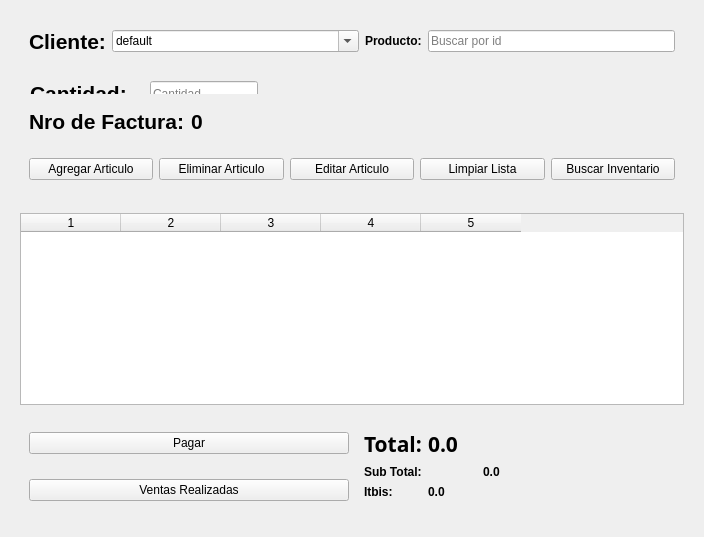
<?xml version="1.0" encoding="UTF-8"?>
<ui version="4.0">
 <class>main</class>
 <widget class="QWidget" name="main">
  <property name="geometry">
   <rect>
    <x>0</x>
    <y>0</y>
    <width>704</width>
    <height>537</height>
   </rect>
  </property>
  <property name="sizePolicy">
   <sizepolicy hsizetype="Expanding" vsizetype="Expanding">
    <horstretch>0</horstretch>
    <verstretch>0</verstretch>
   </sizepolicy>
  </property>
  <property name="contextMenuPolicy">
   <enum>Qt::ContextMenuPolicy::NoContextMenu</enum>
  </property>
  <property name="windowTitle">
   <string>Form</string>
  </property>
  <layout class="QGridLayout" name="gridLayout">
   <item row="1" column="0">
    <widget class="QFrame" name="bottom">
     <property name="enabled">
      <bool>true</bool>
     </property>
     <property name="sizePolicy">
      <sizepolicy hsizetype="Expanding" vsizetype="Preferred">
       <horstretch>0</horstretch>
       <verstretch>0</verstretch>
      </sizepolicy>
     </property>
     <property name="frameShape">
      <enum>QFrame::Shape::NoFrame</enum>
     </property>
     <property name="frameShadow">
      <enum>QFrame::Shadow::Sunken</enum>
     </property>
     <layout class="QGridLayout" name="gridLayout_5">
      <item row="4" column="0">
       <widget class="QFrame" name="pago_frame">
        <property name="frameShape">
         <enum>QFrame::Shape::NoFrame</enum>
        </property>
        <property name="frameShadow">
         <enum>QFrame::Shadow::Raised</enum>
        </property>
        <layout class="QGridLayout" name="gridLayout_3">
         <item row="1" column="0">
          <widget class="QPushButton" name="pushButton">
           <property name="sizePolicy">
            <sizepolicy hsizetype="Minimum" vsizetype="Fixed">
             <horstretch>0</horstretch>
             <verstretch>0</verstretch>
            </sizepolicy>
           </property>
           <property name="text">
            <string>Ventas Realizadas</string>
           </property>
          </widget>
         </item>
         <item row="0" column="0">
          <widget class="QPushButton" name="pagar_boton">
           <property name="sizePolicy">
            <sizepolicy hsizetype="Minimum" vsizetype="Fixed">
             <horstretch>0</horstretch>
             <verstretch>0</verstretch>
            </sizepolicy>
           </property>
           <property name="styleSheet">
            <string notr="true">font: 20pt &quot;Sans Serif&quot;;</string>
           </property>
           <property name="text">
            <string>Pagar</string>
           </property>
          </widget>
         </item>
         <item row="0" column="1" rowspan="2">
          <widget class="QFrame" name="totales">
           <property name="contextMenuPolicy">
            <enum>Qt::ContextMenuPolicy::NoContextMenu</enum>
           </property>
           <property name="frameShape">
            <enum>QFrame::Shape::NoFrame</enum>
           </property>
           <property name="frameShadow">
            <enum>QFrame::Shadow::Raised</enum>
           </property>
           <layout class="QGridLayout" name="gridLayout_4">
            <item row="2" column="0" colspan="2">
             <widget class="QLabel" name="sub_total_label">
              <property name="sizePolicy">
               <sizepolicy hsizetype="Fixed" vsizetype="Preferred">
                <horstretch>0</horstretch>
                <verstretch>0</verstretch>
               </sizepolicy>
              </property>
              <property name="contextMenuPolicy">
               <enum>Qt::ContextMenuPolicy::NoContextMenu</enum>
              </property>
              <property name="styleSheet">
               <string notr="true">font: 16pt &quot;Sans Serif&quot;;</string>
              </property>
              <property name="text">
               <string>&lt;html&gt;&lt;head/&gt;&lt;body&gt;&lt;p&gt;&lt;span style=&quot; font-weight:700;&quot;&gt;Sub Total:&lt;/span&gt;&lt;/p&gt;&lt;/body&gt;&lt;/html&gt;</string>
              </property>
             </widget>
            </item>
            <item row="0" column="1" colspan="5">
             <widget class="QLabel" name="total_nro">
              <property name="sizePolicy">
               <sizepolicy hsizetype="Fixed" vsizetype="Preferred">
                <horstretch>0</horstretch>
                <verstretch>0</verstretch>
               </sizepolicy>
              </property>
              <property name="font">
               <font>
                <family>Sans Serif</family>
                <pointsize>16</pointsize>
                <italic>false</italic>
                <bold>false</bold>
               </font>
              </property>
              <property name="styleSheet">
               <string notr="true">font: 16pt &quot;Sans Serif&quot;;</string>
              </property>
              <property name="text">
               <string>&lt;html&gt;&lt;head/&gt;&lt;body&gt;&lt;p&gt;&lt;span style=&quot; font-weight:700;&quot;&gt;0.0&lt;/span&gt;&lt;/p&gt;&lt;/body&gt;&lt;/html&gt;</string>
              </property>
              <property name="wordWrap">
               <bool>true</bool>
              </property>
             </widget>
            </item>
            <item row="3" column="1" colspan="5">
             <widget class="QLabel" name="itbis_nro">
              <property name="sizePolicy">
               <sizepolicy hsizetype="Fixed" vsizetype="Preferred">
                <horstretch>0</horstretch>
                <verstretch>0</verstretch>
               </sizepolicy>
              </property>
              <property name="styleSheet">
               <string notr="true">font: 16pt &quot;Sans Serif&quot;;</string>
              </property>
              <property name="text">
               <string>&lt;html&gt;&lt;head/&gt;&lt;body&gt;&lt;p&gt;&lt;span style=&quot; font-weight:700;&quot;&gt;0.0&lt;/span&gt;&lt;/p&gt;&lt;/body&gt;&lt;/html&gt;</string>
              </property>
              <property name="wordWrap">
               <bool>true</bool>
              </property>
             </widget>
            </item>
            <item row="3" column="0">
             <widget class="QLabel" name="itbis_label">
              <property name="contextMenuPolicy">
               <enum>Qt::ContextMenuPolicy::NoContextMenu</enum>
              </property>
              <property name="styleSheet">
               <string notr="true">font: 16pt &quot;Sans Serif&quot;;</string>
              </property>
              <property name="text">
               <string>&lt;html&gt;&lt;head/&gt;&lt;body&gt;&lt;p&gt;&lt;span style=&quot; font-weight:700;&quot;&gt;Itbis:&lt;/span&gt;&lt;/p&gt;&lt;/body&gt;&lt;/html&gt;</string>
              </property>
             </widget>
            </item>
            <item row="0" column="0">
             <widget class="QLabel" name="total_label">
              <property name="sizePolicy">
               <sizepolicy hsizetype="Fixed" vsizetype="Preferred">
                <horstretch>0</horstretch>
                <verstretch>0</verstretch>
               </sizepolicy>
              </property>
              <property name="font">
               <font>
                <family>Sans Serif</family>
                <pointsize>16</pointsize>
                <italic>false</italic>
                <bold>false</bold>
               </font>
              </property>
              <property name="contextMenuPolicy">
               <enum>Qt::ContextMenuPolicy::NoContextMenu</enum>
              </property>
              <property name="styleSheet">
               <string notr="true">font: 16pt &quot;Sans Serif&quot;;</string>
              </property>
              <property name="text">
               <string>&lt;html&gt;&lt;head/&gt;&lt;body&gt;&lt;p&gt;&lt;span style=&quot; font-weight:700;&quot;&gt;Total:&lt;/span&gt;&lt;/p&gt;&lt;/body&gt;&lt;/html&gt;</string>
              </property>
             </widget>
            </item>
            <item row="2" column="2">
             <widget class="QLabel" name="sub_nro">
              <property name="sizePolicy">
               <sizepolicy hsizetype="Fixed" vsizetype="Preferred">
                <horstretch>0</horstretch>
                <verstretch>0</verstretch>
               </sizepolicy>
              </property>
              <property name="styleSheet">
               <string notr="true">font: 16pt &quot;Sans Serif&quot;;</string>
              </property>
              <property name="text">
               <string>&lt;html&gt;&lt;head/&gt;&lt;body&gt;&lt;p&gt;&lt;span style=&quot; font-weight:700;&quot;&gt;0.0&lt;/span&gt;&lt;/p&gt;&lt;/body&gt;&lt;/html&gt;</string>
              </property>
              <property name="wordWrap">
               <bool>true</bool>
              </property>
             </widget>
            </item>
           </layout>
          </widget>
         </item>
        </layout>
       </widget>
      </item>
      <item row="0" column="0" rowspan="3">
       <widget class="QTableWidget" name="tabla_widget">
        <property name="acceptDrops">
         <bool>true</bool>
        </property>
        <property name="horizontalScrollBarPolicy">
         <enum>Qt::ScrollBarPolicy::ScrollBarAsNeeded</enum>
        </property>
        <property name="sizeAdjustPolicy">
         <enum>QAbstractScrollArea::SizeAdjustPolicy::AdjustIgnored</enum>
        </property>
        <property name="editTriggers">
         <set>QAbstractItemView::EditTrigger::SelectedClicked</set>
        </property>
        <property name="tabKeyNavigation">
         <bool>false</bool>
        </property>
        <property name="showDropIndicator" stdset="0">
         <bool>false</bool>
        </property>
        <property name="dragEnabled">
         <bool>false</bool>
        </property>
        <property name="dragDropOverwriteMode">
         <bool>false</bool>
        </property>
        <property name="dragDropMode">
         <enum>QAbstractItemView::DragDropMode::InternalMove</enum>
        </property>
        <property name="defaultDropAction">
         <enum>Qt::DropAction::MoveAction</enum>
        </property>
        <property name="alternatingRowColors">
         <bool>true</bool>
        </property>
        <property name="selectionMode">
         <enum>QAbstractItemView::SelectionMode::SingleSelection</enum>
        </property>
        <property name="selectionBehavior">
         <enum>QAbstractItemView::SelectionBehavior::SelectColumns</enum>
        </property>
        <property name="gridStyle">
         <enum>Qt::PenStyle::SolidLine</enum>
        </property>
        <property name="sortingEnabled">
         <bool>true</bool>
        </property>
        <property name="columnCount">
         <number>5</number>
        </property>
        <property name="supportedDragActions">
         <set>Qt::DropAction::MoveAction</set>
        </property>
        <column/>
        <column/>
        <column/>
        <column/>
        <column/>
       </widget>
      </item>
     </layout>
    </widget>
   </item>
   <item row="0" column="0">
    <widget class="QFrame" name="form">
     <property name="sizePolicy">
      <sizepolicy hsizetype="Expanding" vsizetype="Preferred">
       <horstretch>0</horstretch>
       <verstretch>0</verstretch>
      </sizepolicy>
     </property>
     <property name="frameShape">
      <enum>QFrame::Shape::NoFrame</enum>
     </property>
     <property name="frameShadow">
      <enum>QFrame::Shadow::Raised</enum>
     </property>
     <layout class="QGridLayout" name="gridLayout_6">
      <item row="0" column="0">
       <widget class="QFrame" name="frame1">
        <property name="sizePolicy">
         <sizepolicy hsizetype="Expanding" vsizetype="Preferred">
          <horstretch>0</horstretch>
          <verstretch>0</verstretch>
         </sizepolicy>
        </property>
        <property name="frameShape">
         <enum>QFrame::Shape::NoFrame</enum>
        </property>
        <property name="frameShadow">
         <enum>QFrame::Shadow::Raised</enum>
        </property>
        <layout class="QGridLayout" name="gridLayout_2">
         <item row="0" column="4">
          <widget class="QLineEdit" name="entry_producto">
           <property name="sizePolicy">
            <sizepolicy hsizetype="Minimum" vsizetype="Fixed">
             <horstretch>0</horstretch>
             <verstretch>0</verstretch>
            </sizepolicy>
           </property>
           <property name="inputMask">
            <string/>
           </property>
           <property name="text">
            <string/>
           </property>
           <property name="frame">
            <bool>true</bool>
           </property>
           <property name="dragEnabled">
            <bool>false</bool>
           </property>
           <property name="placeholderText">
            <string>Buscar por id</string>
           </property>
           <property name="cursorMoveStyle">
            <enum>Qt::CursorMoveStyle::VisualMoveStyle</enum>
           </property>
          </widget>
         </item>
         <item row="0" column="1">
          <widget class="QLabel" name="cliente_label">
           <property name="sizePolicy">
            <sizepolicy hsizetype="Maximum" vsizetype="Preferred">
             <horstretch>0</horstretch>
             <verstretch>0</verstretch>
            </sizepolicy>
           </property>
           <property name="contextMenuPolicy">
            <enum>Qt::ContextMenuPolicy::NoContextMenu</enum>
           </property>
           <property name="styleSheet">
            <string notr="true"/>
           </property>
           <property name="frameShape">
            <enum>QFrame::Shape::NoFrame</enum>
           </property>
           <property name="frameShadow">
            <enum>QFrame::Shadow::Plain</enum>
           </property>
           <property name="text">
            <string>&lt;html&gt;&lt;head/&gt;&lt;body&gt;&lt;p&gt;&lt;span style=&quot; font-size:16pt; font-weight:700;&quot;&gt;Cliente:&lt;/span&gt;&lt;/p&gt;&lt;/body&gt;&lt;/html&gt;</string>
           </property>
           <property name="textFormat">
            <enum>Qt::TextFormat::AutoText</enum>
           </property>
          </widget>
         </item>
         <item row="0" column="3">
          <widget class="QLabel" name="producto_label">
           <property name="sizePolicy">
            <sizepolicy hsizetype="Maximum" vsizetype="Preferred">
             <horstretch>0</horstretch>
             <verstretch>0</verstretch>
            </sizepolicy>
           </property>
           <property name="contextMenuPolicy">
            <enum>Qt::ContextMenuPolicy::NoContextMenu</enum>
           </property>
           <property name="styleSheet">
            <string notr="true">font: 16pt &quot;Sans Serif&quot;;</string>
           </property>
           <property name="frameShape">
            <enum>QFrame::Shape::NoFrame</enum>
           </property>
           <property name="frameShadow">
            <enum>QFrame::Shadow::Plain</enum>
           </property>
           <property name="text">
            <string>&lt;html&gt;&lt;head/&gt;&lt;body&gt;&lt;p&gt;&lt;span style=&quot; font-weight:700;&quot;&gt;Producto:&lt;/span&gt;&lt;/p&gt;&lt;/body&gt;&lt;/html&gt;</string>
           </property>
           <property name="textFormat">
            <enum>Qt::TextFormat::AutoText</enum>
           </property>
          </widget>
         </item>
         <item row="0" column="2">
          <widget class="QComboBox" name="cliente_combo">
           <property name="sizePolicy">
            <sizepolicy hsizetype="Minimum" vsizetype="Fixed">
             <horstretch>0</horstretch>
             <verstretch>0</verstretch>
            </sizepolicy>
           </property>
           <property name="contextMenuPolicy">
            <enum>Qt::ContextMenuPolicy::NoContextMenu</enum>
           </property>
           <property name="editable">
            <bool>true</bool>
           </property>
           <property name="currentText">
            <string>default</string>
           </property>
           <property name="maxVisibleItems">
            <number>5</number>
           </property>
          </widget>
         </item>
        </layout>
       </widget>
      </item>
      <item row="1" column="0">
       <widget class="QFrame" name="frame3">
        <property name="sizePolicy">
         <sizepolicy hsizetype="Expanding" vsizetype="Preferred">
          <horstretch>0</horstretch>
          <verstretch>0</verstretch>
         </sizepolicy>
        </property>
        <property name="frameShape">
         <enum>QFrame::Shape::NoFrame</enum>
        </property>
        <property name="frameShadow">
         <enum>QFrame::Shadow::Raised</enum>
        </property>
        <widget class="QLineEdit" name="entry_cantidad">
         <property name="geometry">
          <rect>
           <x>130</x>
           <y>12</y>
           <width>108</width>
           <height>25</height>
          </rect>
         </property>
         <property name="sizePolicy">
          <sizepolicy hsizetype="Fixed" vsizetype="Fixed">
           <horstretch>0</horstretch>
           <verstretch>0</verstretch>
          </sizepolicy>
         </property>
         <property name="layoutDirection">
          <enum>Qt::LayoutDirection::LeftToRight</enum>
         </property>
         <property name="inputMask">
          <string/>
         </property>
         <property name="text">
          <string/>
         </property>
         <property name="frame">
          <bool>true</bool>
         </property>
         <property name="placeholderText">
          <string>Cantidad</string>
         </property>
         <property name="cursorMoveStyle">
          <enum>Qt::CursorMoveStyle::VisualMoveStyle</enum>
         </property>
        </widget>
        <widget class="QLabel" name="cantidad_label">
         <property name="geometry">
          <rect>
           <x>10</x>
           <y>10</y>
           <width>106</width>
           <height>29</height>
          </rect>
         </property>
         <property name="sizePolicy">
          <sizepolicy hsizetype="Maximum" vsizetype="Preferred">
           <horstretch>0</horstretch>
           <verstretch>0</verstretch>
          </sizepolicy>
         </property>
         <property name="contextMenuPolicy">
          <enum>Qt::ContextMenuPolicy::NoContextMenu</enum>
         </property>
         <property name="frameShape">
          <enum>QFrame::Shape::NoFrame</enum>
         </property>
         <property name="frameShadow">
          <enum>QFrame::Shadow::Plain</enum>
         </property>
         <property name="text">
          <string>&lt;html&gt;&lt;head/&gt;&lt;body&gt;&lt;p&gt;&lt;span style=&quot; font-size:16pt; font-weight:700;&quot;&gt;Cantidad: &lt;/span&gt;&lt;/p&gt;&lt;/body&gt;&lt;/html&gt;</string>
         </property>
         <property name="textFormat">
          <enum>Qt::TextFormat::RichText</enum>
         </property>
         <property name="wordWrap">
          <bool>false</bool>
         </property>
         <property name="openExternalLinks">
          <bool>false</bool>
         </property>
        </widget>
       </widget>
      </item>
      <item row="2" column="0">
       <widget class="QFrame" name="frame2">
        <property name="sizePolicy">
         <sizepolicy hsizetype="Expanding" vsizetype="Preferred">
          <horstretch>0</horstretch>
          <verstretch>0</verstretch>
         </sizepolicy>
        </property>
        <property name="frameShape">
         <enum>QFrame::Shape::NoFrame</enum>
        </property>
        <property name="frameShadow">
         <enum>QFrame::Shadow::Raised</enum>
        </property>
        <layout class="QHBoxLayout" name="horizontalLayout_2">
         <item>
          <widget class="QLabel" name="factura_label">
           <property name="sizePolicy">
            <sizepolicy hsizetype="Fixed" vsizetype="Preferred">
             <horstretch>0</horstretch>
             <verstretch>0</verstretch>
            </sizepolicy>
           </property>
           <property name="contextMenuPolicy">
            <enum>Qt::ContextMenuPolicy::NoContextMenu</enum>
           </property>
           <property name="styleSheet">
            <string notr="true">font: 20pt &quot;Sans Serif&quot;;</string>
           </property>
           <property name="frameShape">
            <enum>QFrame::Shape::NoFrame</enum>
           </property>
           <property name="frameShadow">
            <enum>QFrame::Shadow::Plain</enum>
           </property>
           <property name="text">
            <string>&lt;html&gt;&lt;head/&gt;&lt;body&gt;&lt;p&gt;&lt;span style=&quot; font-size:16pt; font-weight:700;&quot;&gt;Nro de Factura:&lt;/span&gt;&lt;/p&gt;&lt;/body&gt;&lt;/html&gt;</string>
           </property>
           <property name="textFormat">
            <enum>Qt::TextFormat::RichText</enum>
           </property>
           <property name="wordWrap">
            <bool>false</bool>
           </property>
           <property name="openExternalLinks">
            <bool>false</bool>
           </property>
          </widget>
         </item>
         <item>
          <widget class="QLabel" name="factura">
           <property name="sizePolicy">
            <sizepolicy hsizetype="Preferred" vsizetype="Preferred">
             <horstretch>0</horstretch>
             <verstretch>0</verstretch>
            </sizepolicy>
           </property>
           <property name="styleSheet">
            <string notr="true">font: 20pt &quot;Sans Serif&quot;;</string>
           </property>
           <property name="frameShape">
            <enum>QFrame::Shape::NoFrame</enum>
           </property>
           <property name="frameShadow">
            <enum>QFrame::Shadow::Plain</enum>
           </property>
           <property name="text">
            <string>&lt;html&gt;&lt;head/&gt;&lt;body&gt;&lt;p&gt;&lt;span style=&quot; font-size:16pt; font-weight:700;&quot;&gt;0&lt;/span&gt;&lt;/p&gt;&lt;/body&gt;&lt;/html&gt;</string>
           </property>
           <property name="textFormat">
            <enum>Qt::TextFormat::RichText</enum>
           </property>
           <property name="wordWrap">
            <bool>true</bool>
           </property>
           <property name="openExternalLinks">
            <bool>false</bool>
           </property>
          </widget>
         </item>
        </layout>
       </widget>
      </item>
      <item row="3" column="0">
       <widget class="QFrame" name="accion">
        <property name="frameShape">
         <enum>QFrame::Shape::NoFrame</enum>
        </property>
        <property name="frameShadow">
         <enum>QFrame::Shadow::Raised</enum>
        </property>
        <layout class="QHBoxLayout" name="horizontalLayout">
         <item>
          <widget class="QPushButton" name="agregar_articulo">
           <property name="sizePolicy">
            <sizepolicy hsizetype="MinimumExpanding" vsizetype="Fixed">
             <horstretch>0</horstretch>
             <verstretch>0</verstretch>
            </sizepolicy>
           </property>
           <property name="text">
            <string>Agregar Articulo</string>
           </property>
          </widget>
         </item>
         <item>
          <widget class="QPushButton" name="eliminar_articulo">
           <property name="sizePolicy">
            <sizepolicy hsizetype="MinimumExpanding" vsizetype="Fixed">
             <horstretch>0</horstretch>
             <verstretch>0</verstretch>
            </sizepolicy>
           </property>
           <property name="text">
            <string>Eliminar Articulo</string>
           </property>
          </widget>
         </item>
         <item>
          <widget class="QPushButton" name="editar_articulo">
           <property name="sizePolicy">
            <sizepolicy hsizetype="MinimumExpanding" vsizetype="Fixed">
             <horstretch>0</horstretch>
             <verstretch>0</verstretch>
            </sizepolicy>
           </property>
           <property name="text">
            <string>Editar Articulo</string>
           </property>
          </widget>
         </item>
         <item>
          <widget class="QPushButton" name="limpiar_lista">
           <property name="sizePolicy">
            <sizepolicy hsizetype="MinimumExpanding" vsizetype="Fixed">
             <horstretch>0</horstretch>
             <verstretch>0</verstretch>
            </sizepolicy>
           </property>
           <property name="text">
            <string>Limpiar Lista</string>
           </property>
          </widget>
         </item>
         <item>
          <widget class="QPushButton" name="buscar_inventario">
           <property name="sizePolicy">
            <sizepolicy hsizetype="MinimumExpanding" vsizetype="Fixed">
             <horstretch>0</horstretch>
             <verstretch>0</verstretch>
            </sizepolicy>
           </property>
           <property name="text">
            <string>Buscar Inventario</string>
           </property>
          </widget>
         </item>
        </layout>
       </widget>
      </item>
     </layout>
    </widget>
   </item>
  </layout>
 </widget>
 <resources/>
 <connections/>
</ui>
